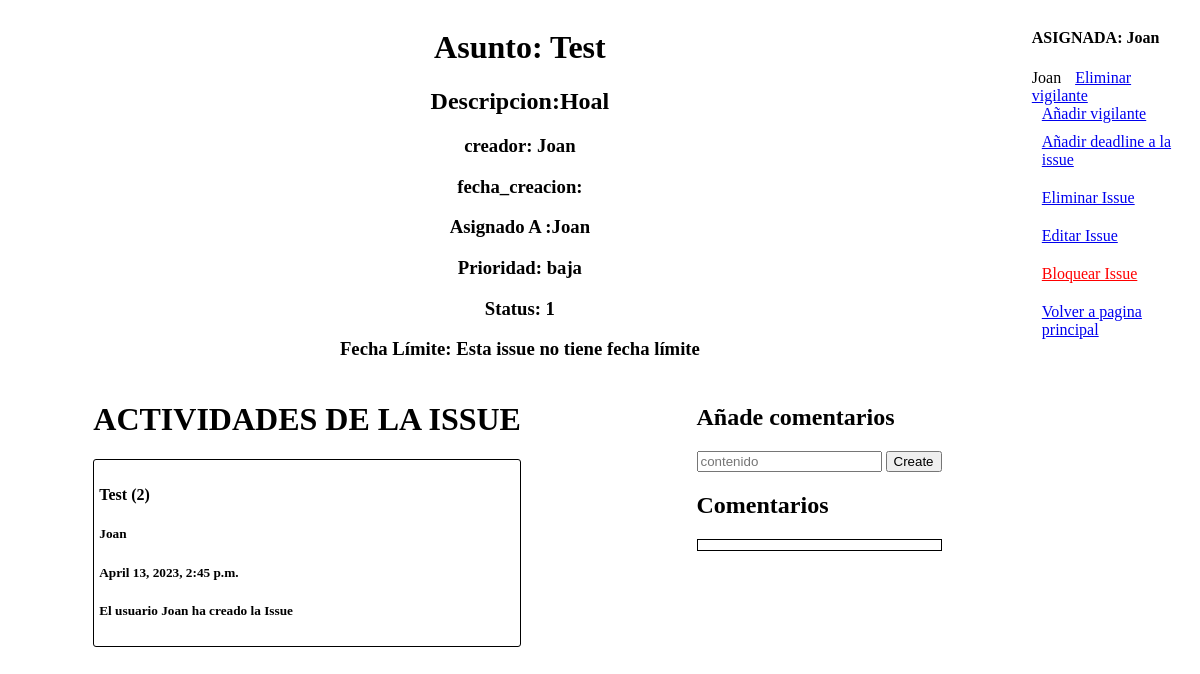
The page /mostrarIssue/2/ on the database its author committed.
### polls/models.py (models this page shows, shortened)
class Issue(models.Model):
    id = models.AutoField(primary_key=True)
    asunto = models.CharField(max_length=50, default='')
    descripcion = models.CharField(max_length=200, default='')
    creador = models.ForeignKey(User, on_delete=models.CASCADE, related_name='issues_creadas')
    associat = models.ForeignKey(User, on_delete=models.CASCADE, related_name='issues_associado', null=True)
    vigilant = models.ManyToManyField(User, related_name='issues_vigiladas')
    deleted = models.BooleanField(default=False)
    asignada = models.ForeignKey(User, on_delete=models.CASCADE, related_name='issues_asignadas', null=True)
    blocked = models.BooleanField(default=False, null=True)
    reason_blocked = models.CharField(max_length=200, default='', null=True)
    deadline = models.DateTimeField(null=True)
    prioridad = models.CharField(max_length=100, default=None, null=True)
    status = models.CharField(max_length=100, default=None, null=True)
    def __str__(self):
        return f"{self.asunto} ({self.id})"

class Actividad_Issue(models.Model):
    id = models.AutoField(primary_key=True)
    issue = models.ForeignKey(Issue, on_delete=models.CASCADE, related_name='actividades')  # id de la issue
    creador = models.ForeignKey(User, on_delete=models.CASCADE)  # id del creador
    fecha = models.DateTimeField(auto_now_add=True)  # fecha de publicacion del cambio
    tipo = models.CharField(max_length=1000, default='')  # tipo de cambio
    usuario = models.ForeignKey(User, on_delete=models.CASCADE,
                                related_name='actividades_hechas')  # id del usuario que ha hecho el cambio

class Comentario(models.Model):
    id = models.AutoField(primary_key=True)
    autor = models.ForeignKey(User, on_delete=models.CASCADE, related_name='comments')
    contenido = models.TextField()
    fecha = models.DateTimeField(auto_now_add=True)
    issue = models.ForeignKey(Issue, on_delete=models.CASCADE, related_name='comments')
    deleted = models.BooleanField(default=False)

### polls/views/issue_viewset.py (the view)
# urls.py: path('mostrarIssue/<int:idIssue>/', issue_viewset.mostrarIssue, name='mostrarIssue'),
def mostrarIssue(request, idIssue):
    issue = Issue.objects.get(id=idIssue)
    creador = User.objects.get(id=issue.creador.id)
    actividades = Actividad_Issue.objects.filter(issue_id=idIssue)
    motivo = ""
    if issue.deadline != None:
        deadline = Deadline.objects.get(issue_id=idIssue)
        if deadline.motivo != None:
            motivo = deadline.motivo
    return render(request, 'mostrarIssue.html', {'issue': issue, 'creador' : creador, 'actividades' : actividades, 'motivo' : motivo, 'comments': issue.comments.all()})

### polls/templates/mostrarIssue.html (shortened to what this page needs)
<div id="issueContainer">
    <div id="issueContenedorIzquierda">
        <div id="issueInformacionGeneral">
            <h1>Asunto: {{ issue.asunto }}</h1>
            <h2>Descripcion:{{ issue.descripcion }}</h2>
            <h3>creador: {{ creador }}</h3>
            <h3>fecha_creacion: {{ issue.fecha_creacion }}</h3>
            <h3>Asignado A :{{ issue.asignada }}</h3>
            <h3>Prioridad: {{ issue.prioridad }}</h3>
            <h3>Status: {{ issue.status }}</h3>
            <h3>Fecha Límite: {% if issue.deadline %} {{ issue.deadline }} Motivo: {{motivo}} {% else %} Esta issue no tiene fecha límite {% endif %}</h3>
        </div>
        <div id="issueSubcontenedorAbajo">
            <div id="issueActividadesIssue">
                <h1>ACTIVIDADES DE LA ISSUE</h1>
                {% for actividad in actividades %}
                <div id="issueActividad">
                    <h4>{{ actividad.issue }}</h4>
                    <h5>{{ actividad.creador }}</h5>
                    <h5>{{ actividad.fecha }}</h5>
                    {% if actividad.tipo == 'asunto' or actividad.tipo == 'descripcion' %}
                        <h5>El usuario {{ actividad.usuario }} ha modificado el campo: {{ actividad.tipo }}</h5>
                    {% elif actividad.tipo == 'creada' %}
                        <h5>El usuario {{ actividad.creador }} ha creado la Issue</h5>
                    {% elif actividad.tipo == 'asignada' %}
                        <h5>La Issue ha sido asignada a {{ issue.asignada }} por {{ actividad.creador }}</h5>
                    {% elif actividad.tipo == 'desasignada' %}
                        <h5>Se ha desasignado la issue</h5>
                    {% elif actividad.tipo == 'bloqueada' %}
                        <h5>El usuario {{ actividad.creador }} ha bloqueado la Issue</h5>
                    {% elif actividad.tipo == 'desbloqueada' %}
                        <h5>El usuario {{ actividad.creador }} ha desbloqueado la Issue</h5>
                    {% endif %}
                </div>
                {% endfor %}
            </div>
            <div id="issueComentarios">
                <h2>Añade comentarios</h2>
                <form action="/addComment/{{ issue.id }}" method="GET">
                    <input type="text" name="contenido" placeholder="contenido" />
                    <button id="createButton" type="submit">Create</button>
                </form>
                <h2>Comentarios</h2>
                {% for comment in comments %}
                    <div id="issueComentario">
                    </div>
                {% endfor %}
            </div>
        </div>
    </div>
    <div id="issueContenedorDerecha">
        <h4>ASIGNADA: {{ issue.asignada }}</h4>
        <div id="issueContenedorVigilantes">
            <div class="vigilantes">
            {% for vigilante in issue.vigilant.all %}
                <span class="vigilante">{{ vigilante.username }}</span>
                <a class="botonOpcion" href="/eliminar-vigilante/{{issue.id}}/{{ vigilante.id}}/" class="eliminar-vigilante-btn"> Eliminar vigilante</a>
            {% endfor %}
            </div>
            <a class="botonOpcion" href="/pantalla-agregar-vigilante/{{issue.id}}/" class="eliminar-vigilante-btn"> Añadir vigilante</a>
        </div>
        <div id="issueContenedorBotones">
            <a class="botonOpcion" href="/pantallaAddDeadline/{{ issue.id }}/">{%if issue.deadline %} Editar la deadline de la issue{%else%}Añadir deadline a la issue{%endif%}</a>
            <a class="botonOpcion" href="/eliminarIssue/{{ issue.id }}/">Eliminar Issue</a>
            <a class="botonOpcion" href="/mostrarPantallaEditarIssue/{{ issue.id }}/">Editar Issue</a>
            {% if issue.blocked %}
                <a class="botonOpcion" style="color:red" href="/desbloquearIssue/{{ issue.id }}/">Desbloquear Issue</a>
            {% else %}
                <a class="botonOpcion" style="color:red" href="/quieroBloquear/{{ issue.id }}/">Bloquear Issue</a>
            {% endif %}
            <a class="botonOpcion" href="/login/auth">Volver a pagina principal</a>
        </div>
    </div>
</div>

### polls/templates/mostrarIssue.html (style rules this page uses)
#issueContainer { display: flex; flex-direction: row; justify-content: space-between; }
#issueContenedorIzquierda { display: flex; flex-direction: column; width: 100%; }
#issueSubcontenedorAbajo { display: flex; flex-direction: row; width: 100%; justify-content: space-around; }
#issueContenedorDerecha { display: flex; flex-direction: column; }
#issueInformacionGeneral { align-self: center; width: 100%; text-align: center; }
#issueContenedorBotones { display: flex; flex-direction: column; align-items: baseline; }
.botonOpcion { padding: 5px; margin: 5px; }
#issueActividad { border: 1px solid black; padding: 5px; margin-top: 5px; border-radius: 3px; }
#issueComentarios { max-width: 500px; padding: 5px; overflow: auto; }
#issueComentario { border: 1px solid black; padding: 5px; }

### rows shown on the page
Issue: asunto "Test", descripcion "Hoal", asignada "Joan", prioridad "baja", status "1"
Actividad_Issue: issue "Test (2)", creador "Joan", fecha "April 13, 2023, 2:45 p.m."

### other values the page prints
{{ creador }} "Joan"
{{ vigilante.username }} "Joan"
